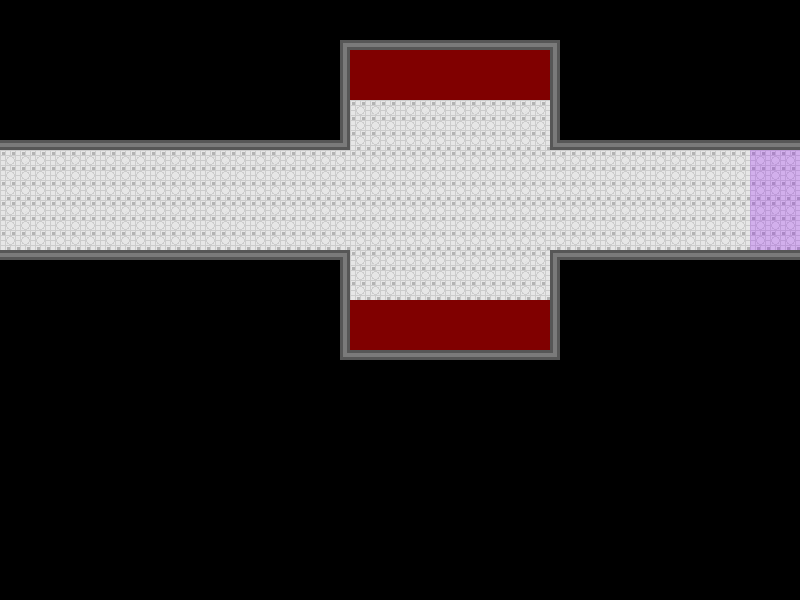

A level layout from a 2D game, rendered from its tile map. Below: a short description, then the map file with tile-grid data replaced by summaries:
An orthogonal 16x12 tile map with 50x50 px tiles, 1 tile layer (Tile Layer 1).

<map version="1.0" orientation="orthogonal" width="16" height="12" tilewidth="50" tileheight="50">
 <properties>
  <property name="hero.position" value="25,225,1" />
 </properties>
 <tileset firstgid="1" name="tiles" tilewidth="50" tileheight="50">
  <image source="tiles.png" width="200" height="250" />
 </tileset>
 <layer name="Tile Layer 1" width="16" height="12">
  <data>[192 cells, 192 non-empty, 16 distinct tile ids]</data>
 </layer>
</map>
